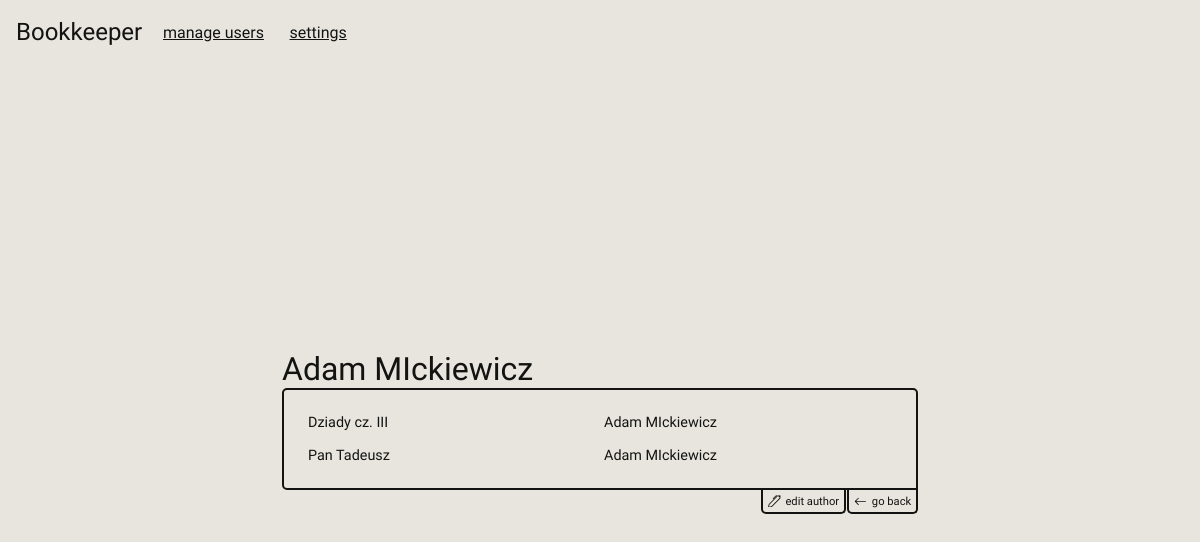
Screenshot of /author/2?go_back=/book/2 with the database file from the repository.
### bookkeeper/database/models.py (models this page shows, shortened)
class Base(DeclarativeBase):
    id      = Column(Integer, primary_key = True)

class AuthorSchema(Base):
    __tablename__ = 'authors'
    name    = Column(String, nullable = False)
    surname = Column(String, nullable = True)
    books = relationship("BookSchema", back_populates = "author")

class BookSchema(Base):
    __tablename__ = "books"
    title   = Column(String, nullable  = False)
    edition = Column(Integer, nullable = True)
    status  = Column(Integer, nullable  = False)
    author_id  = Column(Integer, ForeignKey("authors.id"), nullable = False)
    held_by    = Column(Integer, ForeignKey("users.id"), nullable = True)
    library_id = Column(Integer, ForeignKey("libraries.id"), nullable = False)
    user    = relationship("UserSchema", back_populates = "books")
    author  = relationship("AuthorSchema", back_populates = "books")
    library = relationship("LibrarySchema", back_populates = "books")

### bookkeeper/database/DTO.py (called while the page is built)
    def from_db(author: AuthorSchema):
        return Author(author.name, author.surname, author.id)

    def from_db(user: UserSchema):
        if user: return User(user.name, user.surname, user.id)

    def from_db(library: LibrarySchema):
        return Library(library.name, owned_by=User.from_db(library.user).id, id = library.id, owner = User.from_db(library.user))

    def from_db(book: BookSchema):
        return Book(
            title = book.title,
            author_id = book.author.id,
            edition = book.edition,
            status = book.status,
            library = Library.from_db(book.library),
            library_id=book.library.id,
            user = User.from_db(book.user),
            user_id = book.held_by,
            id = book.id,
            author = Author.from_db(book.author)
        )

### bookkeeper/database/database.py (called while the page is built)
    def __iter__(self):
        if self.message == DBMessage.OBJECT_LIST:
            return self.value.__iter__()
        else: ValueError("this response is not iterable")

    def get_books_by_author_id(self, author_id) -> DBResponse:
        session =  Session(bind = self.engine)
        resp =  DBResponse(DBMessage.OBJECT_LIST, [Book.from_db(obj) for obj in session.query(AuthorSchema).where(AuthorSchema.id == author_id).first().books])
        session.close()
        return resp

    def get_author_by_id(self, id: int) -> DBResponse:
        session = Session(bind = self.engine)
        resp =  DBResponse(DBMessage.OBJECT, Author.from_db(session.query(AuthorSchema).where(AuthorSchema.id == id).first()))
        session.close()
        return resp

### bookkeeper/desktop/__init__.py (called while the page is built)
    def __call__(self, **kwargs):
        return self.action(**kwargs, **self.kwargs)

### bookkeeper/desktop/routes.py (called while the page is built)
def author(id: int, db:Database):
    return render_page("author.html", author = db.get_author_by_id(id).value, books = db.get_books_by_author_id(id))

### bookkeeper/desktop/utils.py (called while the page is built)
def render_page(template, **kwargs):
    mode = get_setting("dark-mode", False)
    go_back = get_arg("go_back")
    return render_template(template, mode= "dark" if mode else "light", go_back = go_back, **kwargs)

def get_arg(arg_name: str, cast_to :type = str):
    try:
        ans = request.args[arg_name]
    except: return None
    try:
        return cast_to(ans)
    except:
        return None

### bookkeeper/desktop/templates/author.html (shortened to what this page needs)
{% extends "base.html" %}
{% block head%}
<link rel="stylesheet" href="{{ url_for('static', filename='css/author.css') }}">
{% endblock %}
{% block body %}
<div class="contianer">
    <h1>{{author.name}} {{author.surname}}</h1>
    <div class="author">
        {%for book in books%}
            <a href = "/book/{{book.id|string}}?go_back={{url_for(request.endpoint, **request.view_args)}}" class="row">
                <p>{{book.title}}</p>
                <p>{{author.name}} {{author.surname}}</p>
            </a>
        {%endfor%}
    </div>
    <div class="go-back">
        <a href="/edit-author/{{author.id|string}}">edit author</a>
<a href='{{go_back}}' > <svg xmlns="http://www.w3.org/2000/svg"   class="bi bi-arrow-left" viewBox="0 0 16 16">
  <path fill-rule="evenodd" d="M15 8a.5.5 0 0 0-.5-.5H2.707l3.147-3.146a.5.5 0 1 0-.708-.708l-4 4a.5.5 0 0 0 0 .708l4 4a.5.5 0 0 0 .708-.708L2.707 8.5H14.5A.5.5 0 0 0 15 8"/>
</svg> go back</a>
    </div>
</div>
{% endblock %}

### bookkeeper/desktop/static/css/global.css (style rules this page uses)
* { padding: 0; margin: 0; font-family: "MedievalSharp", cursive; font-weight: 400; font-style: normal; }
.light { --background-color: #e7e5de; --text-color: #131412; --input-background-color: #d8d7d2; }
body { background-color: var(--background-color); color: var(--text-color); height:100vh; padding: 0;; overflow-y: scroll; }
.go-back { width:100%; text-align: right; display: flex; justify-content: right; gap:.1rem }
.go-back a { border: 2px solid var(--text-color); border-top: 0; border-radius: 0 0 5px 5px; font-size: .7rem; color: var(--text-color); padding: .3rem; text-decoration: none; transition: .1s; display: flex; align-items: center; gap: .3rem; }
.go-back svg { font-size: 70%; width:.8rem; fill: var(--text-color); }

### bookkeeper/desktop/static/css/author.css (style rules this page uses)
.author { border: 2px solid var(--text-color); border-radius: 5px 5px 0px 5px; min-width:50vw; max-width: 90vw; padding: 1rem; }
.row { color: var(--text-color); text-decoration: none; font-size: 90%; padding: .5rem; display: grid; grid-template-columns: 1fr 1fr; transition: .1s; gap:.5rem; }

### rows the page displays
AuthorSchema: name "Adam", surname "MIckiewicz"
BookSchema: title "Dziady cz. III"
BookSchema: title "Pan Tadeusz"
